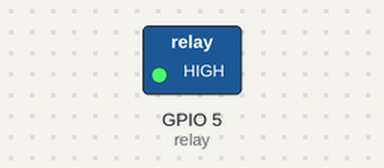
The program below on a simulated ESP8266 board running MicroPython. On the bench: switched loads named in the program (green lamp = pin HIGH). Dashed ring = blinking. What the program prints to the serial console is not drawn. At 5.0 s the program stops and its outputs stay as they are.

Above: at 0.2 s.
Timing chart, 0 to 3.0 s (numbered marks = the images above):
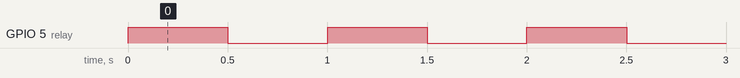

The program:

main_relay.py
```python
# Relay op WeMOS D1 mini
# wemos.cc Relay Shield info: https://wiki.wemos.cc/doku.php
# 2017-0618 PePo
import machine
import time

# relay connected to pin D6 = GPIO12
relay = machine.Pin(5, machine.Pin.OUT)

relayState = True

# toggle relay
# when on; red LED is turned on (alarm)
for i in range(10):
    if relayState:
        relay.on() # open - alarm/red led on
    else:
        relay.off() # close, red led off
    time.sleep(0.5)
    relayState =  not relayState
    print('relay state={0}'.format(relayState))
```

Measured:
- by itself, GPIO 5 (relay): alternates HIGH for 0.50 s and LOW for 0.50 s, 10 changes in all, then stays LOW
